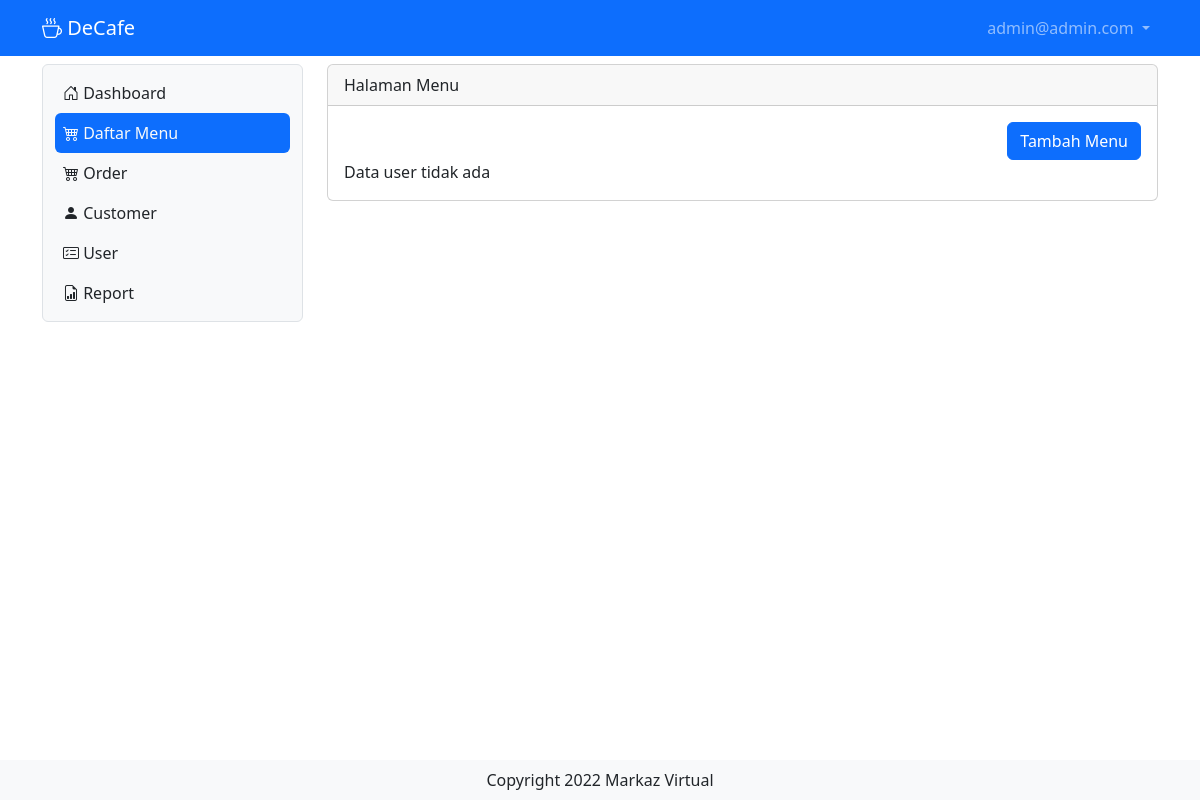
Page /menu (signed in) on the earlier database version.
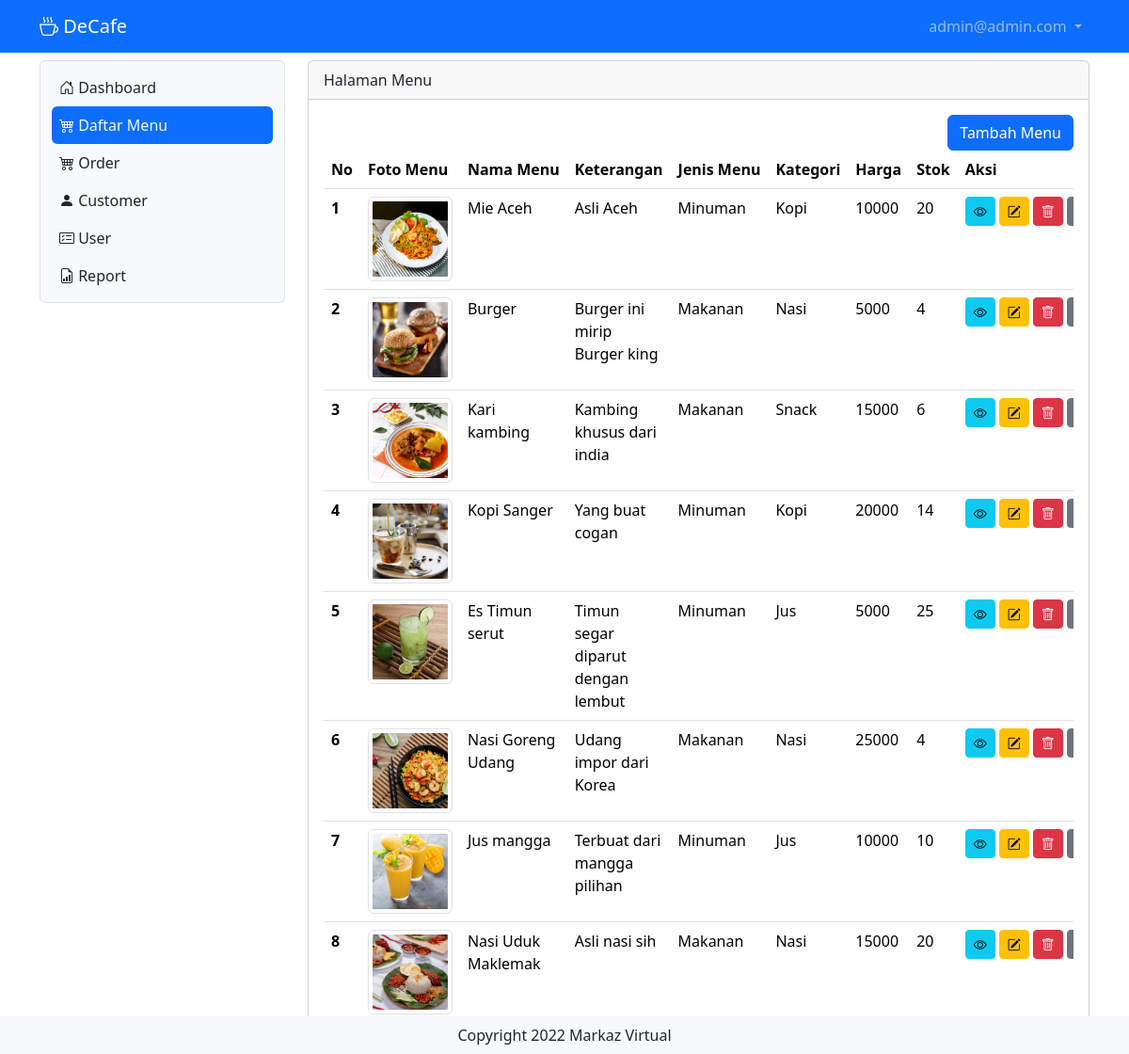
Same page on the later database version.
### tables this page shows
CREATE TABLE IF NOT EXISTS `tb_user` (
  `id` int NOT NULL AUTO_INCREMENT,
  `nama` varchar(200) DEFAULT NULL,
  `username` varchar(200) DEFAULT NULL,
  `password` varchar(200) DEFAULT NULL,
  `level` int DEFAULT NULL,
  `nohp` varchar(15) DEFAULT NULL,
  `alamat` varchar(300) DEFAULT NULL,
  PRIMARY KEY (`id`)
);

CREATE TABLE IF NOT EXISTS `tb_daftar_menu` (
  `id` int NOT NULL AUTO_INCREMENT,
  `foto` varchar(200) DEFAULT NULL,
  `nama_menu` varchar(200) DEFAULT NULL,
  `keterangan` varchar(200) DEFAULT NULL,
  `kategori` int DEFAULT NULL,
  `harga` varchar(100) DEFAULT NULL,
  `stok` varchar(50) DEFAULT NULL,
  PRIMARY KEY (`id`) USING BTREE,
  KEY `FK_tb_daftar_menu_tb_kategori_menu` (`kategori`),
  CONSTRAINT `FK_tb_daftar_menu_tb_kategori_menu` FOREIGN KEY (`kategori`) REFERENCES `tb_kategori_menu` (`id`) ON DELETE RESTRICT ON UPDATE CASCADE
);

CREATE TABLE IF NOT EXISTS `tb_kategori_menu` (
  `id` int NOT NULL AUTO_INCREMENT,
  `jenis_menu` int DEFAULT NULL,
  `kategori_menu` varchar(50) DEFAULT NULL,
  PRIMARY KEY (`id`)
);

### menu.php (the view, shortened to what this page needs)
<?php
include "proses/connect.php";
$query = mysqli_query($conn, "SELECT * FROM tb_daftar_menu
    LEFT JOIN tb_kategori_menu ON tb_kategori_menu.id = tb_daftar_menu.kategori");
while ($record = mysqli_fetch_array($query)) {
    $result[] = $record;
}
?>
<div class="col-lg-9 mt-2">
    <div class="card">
        <div class="card-header">
            Halaman Menu
        </div>
        <div class="card-body">
            <div class="row">
                <div class="col d-flex justify-content-end">
                    <button class="btn btn-primary" data-bs-toggle="modal" data-bs-target="#ModalTambahUser"> Tambah Menu</button>
                </div>
            </div>
            <?php
            if (empty($result)) {
                echo "Data user tidak ada";
            } else {
            ?>
                <div class="table-responsive">
                    <table class="table table-hover">
                        <thead>
                            <tr class="text-nowrap">
                                <th scope="col">No</th>
                                <th scope="col">Foto Menu</th>
                                <th scope="col">Nama Menu</th>
                                <th scope="col">Keterangan</th>
                                <th scope="col">Jenis Menu</th>
                                <th scope="col">Kategori</th>
                                <th scope="col">Harga</th>
                                <th scope="col">Stok</th>
                                <th scope="col">Aksi</th>
                            </tr>
                        </thead>
                        <tbody>
                            <?php
                            $no = 1;
                            foreach ($result as $row) {
                            ?>
                                <tr>
                                    <th scope="row"><?php echo $no++ ?></th>
                                    <td>
                                    <div style="width: 90px">
                                    <img src="assets/img/<?php echo $row['foto'] ?>" class="img-thumbnail" alt="...">
                                    </div>
                                    </td>
                                    <td><?php echo $row['nama_menu'] ?></td>
                                    <td><?php echo $row['keterangan'] ?></td>
                                    <td><?php echo ($row['jenis_menu'] == 1) ? "Makanan" : "Minuman" ?></td>
                                    <td><?php echo $row['kategori_menu'] ?></td>
                                    <td><?php echo $row['harga'] ?></td>
                                    <td><?php echo $row['stok'] ?></td>
                                    <td>
                                        <div class="d-flex">
                                        <button class="btn btn-info btn-sm me-1" data-bs-toggle="modal" data-bs-target="#ModalView<?php echo $row['id'] ?>"><i class="bi bi-eye"></i></button>
                                        <button class="btn btn-warning btn-sm me-1" data-bs-toggle="modal" data-bs-target="#ModalEdit<?php echo $row['id'] ?>"><i class="bi bi-pencil-square"></i></button>
                                        <button class="btn btn-danger btn-sm me-1 " data-bs-toggle="modal" data-bs-target="#ModalDelete<?php echo $row['id'] ?>"><i class="bi bi-trash"></i></button>
                                        <button class="btn btn-secondary btn-sm " data-bs-toggle="modal" data-bs-target="#ModalResetPassword<?php echo $row['id'] ?>"><i class="bi bi-key"></i></button>
                                        </div>
                                    </td>
                                </tr>
                            <?php
                            }
                            ?>
                        </tbody>
                    </table>
                </div>
            <?php
            }
            ?>
        </div>
    </div>
</div>

### index.php (shortened to what this page needs)
<?php
if(isset($_GET['x']) && $_GET['x']=='home'){
    $page = "home.php";
    include "main.php";
}elseif(isset($_GET['x']) && $_GET['x']=='order'){
    $page = "order.php";
    include "main.php";
}elseif(isset($_GET['x']) && $_GET['x']=='customer'){
    $page = "customer.php";
    include "main.php";
}elseif(isset($_GET['x']) && $_GET['x']=='menu'){
    include "main.php";
}elseif(isset($_GET['x']) && $_GET['x']=='login'){
    include "login.php";
}elseif(isset($_GET['x']) && $_GET['x']=='logout'){
    include "proses/proses_logout.php";
}else{
    $page = "home.php";
    include "main.php";
}
?>

### main.php (shortened to what this page needs)
<?php
    include "proses/connect.php";
    $query = mysqli_query($conn, "SELECT * FROM tb_user WHERE username = '$_SESSION[username_decafe]'");
    $hasil = mysqli_fetch_array($query);
?>
<!doctype html>
<html lang="en">
<head>
    <link href="https://cdn.jsdelivr.net/npm/bootstrap@5.3.2/dist/css/bootstrap.min.css" rel="stylesheet">
    <link rel="stylesheet" href="https://cdn.jsdelivr.net/npm/bootstrap-icons@1.11.1/font/bootstrap-icons.css">
</head>
<body>
    <?php include "header.php"; ?>
    <div class="container-lg">
        <div class="row">
            <?php include "sidebar.php"; ?>
                <?php
                    include $page;
                ?>
        </div>
        <div class="fixed-bottom text-center bg-light py-2">
            Copyright 2022 Markaz Virtual
        </div>
    </div>
</body>
</html>

### header.php (shortened to what this page needs)
<nav class="navbar navbar-expand navbar-dark bg-primary sticky-top">
    <div class="container-lg">
        <a class="navbar-brand" href="."><i class="bi bi-cup-hot"> </i>DeCafe</a>
        <div class="collapse navbar-collapse justify-content-end" id="navbarNavDropdown">
            <ul class="navbar-nav">
                <li class="nav-item dropdown">
                    <a class="nav-link dropdown-toggle" href="#" role="button" data-bs-toggle="dropdown" aria-expanded="false">
                        <?php echo $hasil['username']; ?>
                    </a>
                </li>
            </ul>
        </div>
    </div>
</nav>

### sidebar.php (shortened to what this page needs)
<div class="col-lg-3">
                <nav class="navbar navbar-expand-lg bg-light rounded border mt-2">
                    <div class="container-fluid">
                        <div class="offcanvas offcanvas-start" tabindex="-1" id="offcanvasNavbar" aria-labelledby="offcanvasNavbarLabel" style="width: 250px;">
                            <div class="offcanvas-body">
                                <ul class="navbar-nav nav-pills flex-column justify-content-end flex-grow-1">
                                    <li class="nav-item">
                                        <a class="nav-link ps-2 <?php echo ((isset($_GET['x']) && $_GET['x']=='home') || !isset($_GET['x'])) ? 'active link-light' : 'link-dark' ; ?> " aria-current="page" href="home"><i class="bi bi-house-door"></i> Dashboard</a>
                                    </li>
                                    <li class="nav-item">
                                        <a class="nav-link  ps-2 <?php echo (isset($_GET['x']) && $_GET['x']=='menu') ? 'active link-light' : 'link-dark' ; ?>" href="menu"><i class="bi bi-cart4"></i> Daftar Menu</a>
                                    </li>
                                    <li class="nav-item">
                                        <a class="nav-link  ps-2 <?php echo (isset($_GET['x']) && $_GET['x']=='order') ? 'active link-light' : 'link-dark' ; ?>" href="order"><i class="bi bi-cart4"></i> Order</a>
                                    </li>
                                    <li class="nav-item">
                                        <a class="nav-link  ps-2 <?php echo (isset($_GET['x']) && $_GET['x']=='customer') ? 'active link-light' : 'link-dark' ; ?>" href="customer"><i class="bi bi-person-fill"></i> Customer</a>
                                    </li>
                                    <?php if($hasil['level']==1) { ?>
                                    <li class="nav-item">
                                        <a class="nav-link  ps-2 <?php echo (isset($_GET['x']) && $_GET['x']=='user') ? 'active link-light' : 'link-dark' ; ?>" href="user"><i class="bi bi-card-checklist"></i> User</a>
                                    </li>
                                    <li class="nav-item">
                                        <a class="nav-link  ps-2 <?php echo (isset($_GET['x']) && $_GET['x']=='report') ? 'active link-light' : 'link-dark' ; ?>" href="report"><i class="bi bi-file-earmark-bar-graph"></i> Report</a>
                                    </li>
                                    <?php } ?>
                                </ul>
                            </div>
                        </div>
                    </div>
                </nav>
            </div>

Differences in the rows shown:
added tb_daftar_menu: foto (picture), nama_menu "Mie Aceh", keterangan "Asli Aceh", shows "Minuman", kategori.kategori_menu "Kopi", harga "10000", stok "20"
added tb_daftar_menu: foto (picture), nama_menu "Burger", keterangan "Burger ini mirip Burger king", shows "Makanan", kategori.kategori_menu "Nasi", harga "5000", stok "4"
added tb_daftar_menu: foto (picture), nama_menu "Kari kambing", keterangan "Kambing khusus dari india", shows "Makanan", kategori.kategori_menu "Snack", harga "15000", stok "6"
added tb_daftar_menu: foto (picture), nama_menu "Kopi Sanger", keterangan "Yang buat cogan", shows "Minuman", kategori.kategori_menu "Kopi", harga "20000", stok "14"
added tb_daftar_menu: foto (picture), nama_menu "Es Timun serut", keterangan "Timun segar diparut dengan lembut", shows "Minuman", kategori.kategori_menu "Jus", harga "5000", stok "25"
added tb_daftar_menu: foto (picture), nama_menu "Nasi Goreng Udang", keterangan "Udang impor dari Korea", shows "Makanan", kategori.kategori_menu "Nasi", harga "25000", stok "4"
added tb_daftar_menu: foto (picture), nama_menu "Jus mangga", keterangan "Terbuat dari mangga pilihan", shows "Minuman", kategori.kategori_menu "Jus", harga "10000", stok "10"
added tb_daftar_menu: foto (picture), nama_menu "Nasi Uduk Maklemak", keterangan "Asli nasi sih", shows "Makanan", kategori.kategori_menu "Nasi", harga "15000", stok "20"
Other differences:
text no longer shown: "Data user tidak ada"
text now shown: "No Foto Menu Nama Menu Keterangan Jenis Menu Kategori Harga Stok Aksi"
